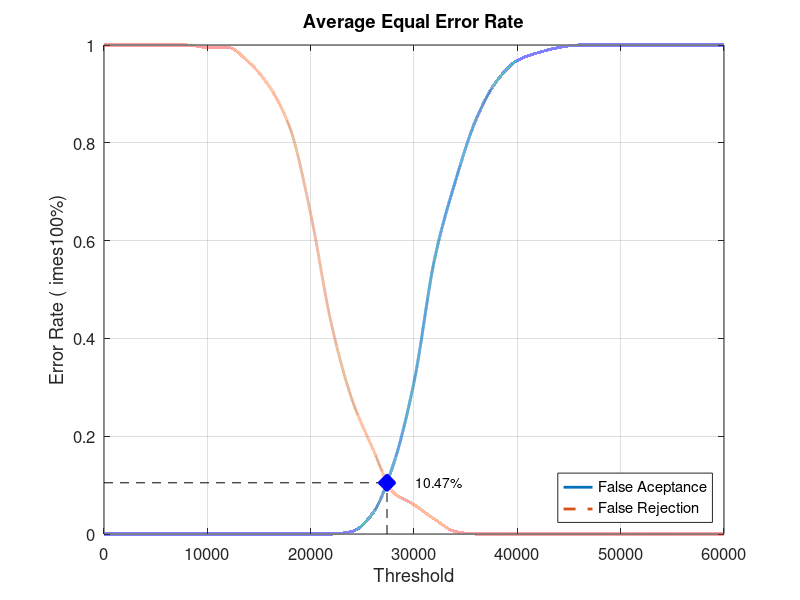
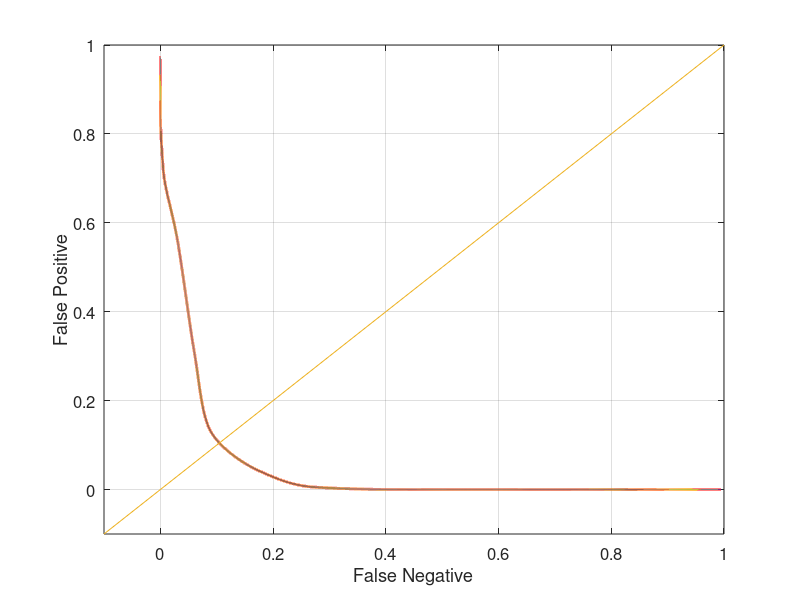

These figures' MATLAB source, in order:
close all;
clear;
clc;
x = 0:2000:60000;
xq = 0:0.5:60000;

y0 = [0 0 0 0 0 0 0 0 0 0 0 0 0.00526316 0.0421053 0.142105 0.310526 0.563158 0.721053 0.847368 0.926316 0.968421 0.984211 0.994737 1 1 1 1 1 1 1 1]
yy0 = interp1(x, y0, xq, 'pchip');
y1 = [1 1 1 1 1 0.995 0.995 0.965 0.915 0.83 0.655 0.43 0.275 0.175 0.085 0.06 0.03 0.005 0 0 0 0 0 0 0 0 0 0 0 0 0]
yy1 = interp1(x, y1, xq, 'pchip');

% Calculating EER: 
y2 = abs(y0 - y1);
find(y2 == min(y2))
yy2 = abs(yy0 - yy1);
xEER = find(yy2 == min(yy2));
xEERIndex = xq(xEER) % X-axis EER
yEER = yy0(xEER) % Y-axis EER

main = figure
plot(xq, yy0,'-','LineWidth', 2);	hold on
plot(xq, yy1,'--','LineWidth', 2);	hold on
plot([xEERIndex xEERIndex], [0 yEER], 'k--');	hold on
plot([0 xEERIndex], [yEER yEER], 'k--');	hold on
plot(xEERIndex, yEER, 'bx', 'LineWidth', 10);	hold on
text(xEERIndex + 10 * xEERIndex / 100, yEER, [num2str(round((10000 * yEER)) / 100) '%'])
legend('False Aceptance', 'False Rejection', 'Location', 'SouthEast')
xlabel('Threshold')
ylabel('Error Rate (	imes100%)')
title('Average Equal Error Rate')
set(gca, 'FontSize', 12)
axis([0 60000 0 1])
grid on

print(main, 'Database2_2Main', '-dpng');
FNRxFPR = figure('Color', [1 1 1]);
plot(yy1, yy0, '-', yy1, yy0, 'LineWidth', 2);
hold on
y = -0.1:0.1:1
plot(y, y); 
set(gca, 'FontSize', 12)
xlabel('False Negative')
ylabel('False Positive')
axis([-0.1 1 -0.1 1])
set(gca, 'FontSize', 12)
grid on

print(FNRxFPR, 'Database2_2FNRxFPR','-dpng');
